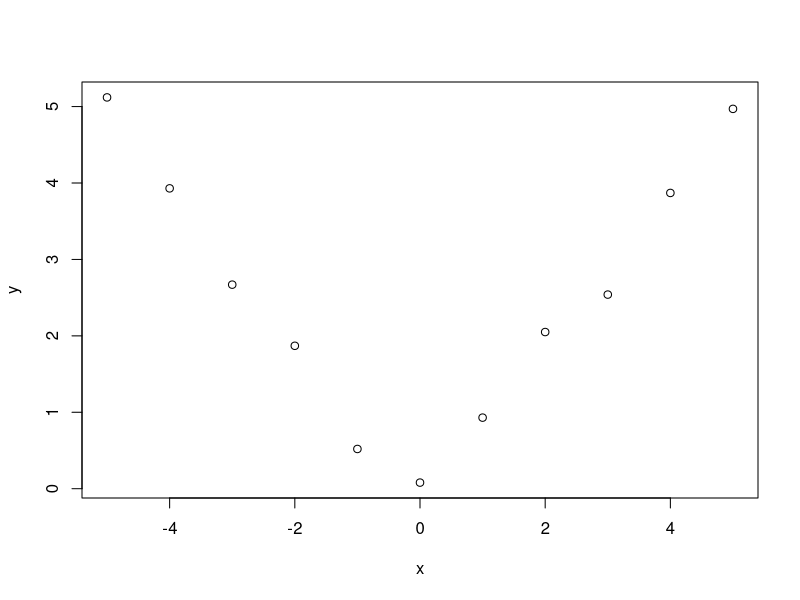

This chart was generated by the following R code:
#1
#Consider the space shuttle datashuttle in the MASS library. 
#Consider modeling the use of the autolander as the outcome (variable name use). 
#Fit a logistic regression model with autolander (variable auto) use (labeled as "auto" 1) versus not (0) 
#as predicted by wind sign (variable wind). Give the estimated odds ratio for autolander 
#use comparing head winds, labeled as "head" in the variable headwind (numerator) to tail winds (denominator).
library(MASS)
data(shuttle)
## Make our own variables just for illustration
shuttle$auto <- 1 * (shuttle$use == "auto")
shuttle$headwind <- 1 * (shuttle$wind == "head")
fit <- glm(auto ~ headwind, data = shuttle, family = binomial)
exp(coef(fit))

#0.969 OK

#2
#Consider the previous problem. Give the estimated odds ratio for autolander use
#comparing head winds (numerator) to tail winds (denominator) adjusting for wind strength
#from the variable magn.
shuttle$auto <- 1 * (shuttle$use == "auto")
shuttle$headwind <- 1 * (shuttle$wind == "head")
fit <- glm(auto ~ headwind + magn, data = shuttle, family = binomial)
exp(coef(fit))

# 0.969 OK 


#3
# If you fit a logistic regression model to a binary variable, 
# for example use of the autolander, then fit a logistic regression model
# for one minus the outcome (not using the autolander) what happens to the coefficients?


# The coefficients reverse their signs. OK
#Remember that the coefficients are on the log scale.
#So changing the sign changes the numerator and denominator for the exponent.


# 4 
# Consider the insect spray data InsectSprays. 
# Fit a Poisson model using spray as a factor level.
# Report the estimated relative rate comapring spray A (numerator) to spray B (denominator).
fit <- glm(count ~ relevel(spray, "B"), data = InsectSprays, family = poisson)
exp(coef(fit))[2]
0.9457


#5
#Consider a Poisson glm with an offset, ttt. 
#So, for example, a model of the form glm(count ~ x + offset(t), family = poisson)
#where x is a factor variable comparing a treatment (1) to a control (0) and t
#is the natural log of a monitoring time. 
#What is impact of the coefficient for x if we fit the model glm(count ~ x + offset(t2), family = poisson) where 2 <- log(10) + t\verb|2 <- log(10) + t|2<-log(10)+t? 
#In other words, what happens to the coefficients if we change the units of the offset variable. 
#(Note, adding log(10) on the log scale is multiplying by 10 on the original scale.)

#R) The coefficient estimate is divided by 10.
#R)The coefficient estimate is multiplied by 10.
#R) The coefficient is subtracted by log(10).
#R) The coefficient estimate is unchanged

#6
#Consider the data
#x <- -5:5
#y <- c(5.12, 3.93, 2.67, 1.87, 0.52, 0.08, 0.93, 2.05, 2.54, 3.87, 4.97)
#Using a knot point at 0, fit a linear model that looks like a hockey stick with two lines meeting at x=0.
#Include an intercept term, x and the knot point term. 
#What is the estimated slope of the line after 0?
 
x <- -5:5
y <- c(5.12, 3.93, 2.67, 1.87, 0.52, 0.08, 0.93, 2.05, 2.54, 3.87, 4.97)   
plot(x,y)

z <- (x > 0) * x
fit <- lm(y ~ x + z)
sum(coef(fit)[2:3])
1.013 #OK